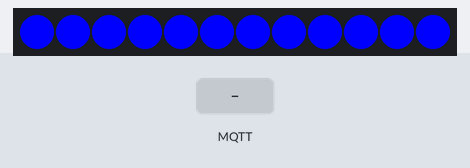
A sketch run on a simulated ESP8266 (NodeMCU). Parts: 12 RGB LEDs in strip order, left to right. Inputs (shaded band) come from the test bench. Dim RGB values are drawn brighter than linear; WiFi joins after 1.5 s; servers stay silent unless stated; no MQTT or app messages arrive unless stated; what the sketch prints to the serial monitor is not drawn.

Above: at 3.7 s.
3.8 s: MQTT message "o" arrives on the first subscribed topic
At 5.3 s:
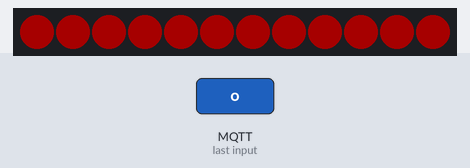
6.0 s: MQTT message "c" arrives on the first subscribed topic
At 6.9 s:
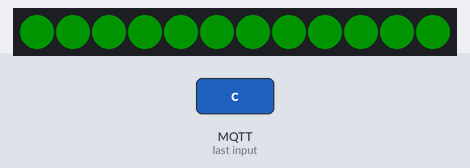
8.0 s: MQTT message "on" arrives on the first subscribed topic
At 20.4 s:
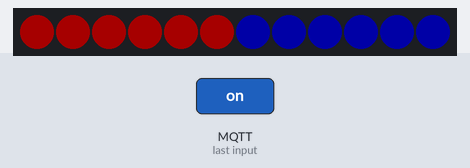
Timing chart, 0 to 21.0 s (numbered marks = the images above; inputs shaded):
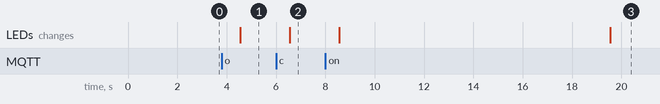

The sketch:

LED.ino
```cpp
#include <ESP8266WiFi.h>
#include <PubSubClient.h>
#include <FastLED.h>

#define NUM_LEDS 12
#define DATA_PIN 4 //D2

CRGB leds[NUM_LEDS];

//User-specific vars
char ssid[] = "";
char pass[] = "";

const char mqttUser[]   = "";
const char mqttPass[]   = "";
const char mqttServer[] = "";
const int  mqttPort     = -1;
const char topic[]      = "Garage";

int timer = 0;

WiFiClient netClient;
PubSubClient mqttClient;

void setup()
{
  //Init LEDs
  FastLED.addLeds<NEOPIXEL, DATA_PIN>(leds, NUM_LEDS);
  for(int i = 0; i < NUM_LEDS;i++)
  {
    leds[i] = CRGB::Blue;
  }
  FastLED.show();

  //Init WiFi
  Serial.begin(115200);
  WiFi.begin(ssid, pass);

  //Init MQTT
  mqttClient.setClient(netClient);
  mqttClient.setServer(mqttServer, mqttPort);
  mqttClient.setCallback(callback);
  connect();
}

void connect()
{
  //double check wifi
  while (WiFi.status() != WL_CONNECTED)
  {
    Serial.print(".");
    delay(1000);
  }
   Serial.println("\nWiFiconnected");

  //connect to mqtt broker and subscribe to topic
  while(!mqttClient.connected())
  {
  mqttClient.connect("Light", mqttUser, mqttPass);
  Serial.print(".");
  delay(500);
  }
  Serial.println("\nMQTT connected");
  mqttClient.subscribe(topic);
}

//Executes when a message is received
void callback(const char topic[], byte* payload, unsigned int length)
{
  timer = 0;
  payload[length] = '\0'; //null-terminate the received msg
  /*
  payload is received as a byte*,
  which needs to be cast to char* and dereferenced in order to compare it
  */
  if(*(char*)payload == 'o')
  {
    for(int i = 0; i < NUM_LEDS;i++)
    {
      leds[i] = CRGB::Red;
    }
  }
  else if(*(char*)payload == 'c')
  {
      for(int i = 0; i < NUM_LEDS;i++)
    {
      leds[i] = CRGB::Green;
    }
  }
  FastLED.setBrightness(40);
  FastLED.show();
}

void loop()
{
  if (!mqttClient.loop())
  {
    //turn half of the ring orange if the LED disconnects from MQTT
    for(int i = (NUM_LEDS/2); i < NUM_LEDS; i++)
    {
      leds[i] = CRGB::Orange;
    }
    FastLED.show();
    connect();
  }

  //Turn half of the ring blue if the sensor has not responded in ~12 seconds
  timer++;
  if(timer >= 12)
  {
     for(int i = (NUM_LEDS/2); i < NUM_LEDS; i++)
     {
       leds[i] = CRGB::Blue;
     }
     FastLED.show();
  }

  delay(1000);
}
```

Measured:
- after the input at 3.8 s, the LEDs: change after 0.76 s (image 1)
- after the input at 6.0 s, the LEDs: change after 0.56 s (image 2)
- after the input at 8.0 s, the LEDs: first change after 0.56 s (image 3 shows a later state)
